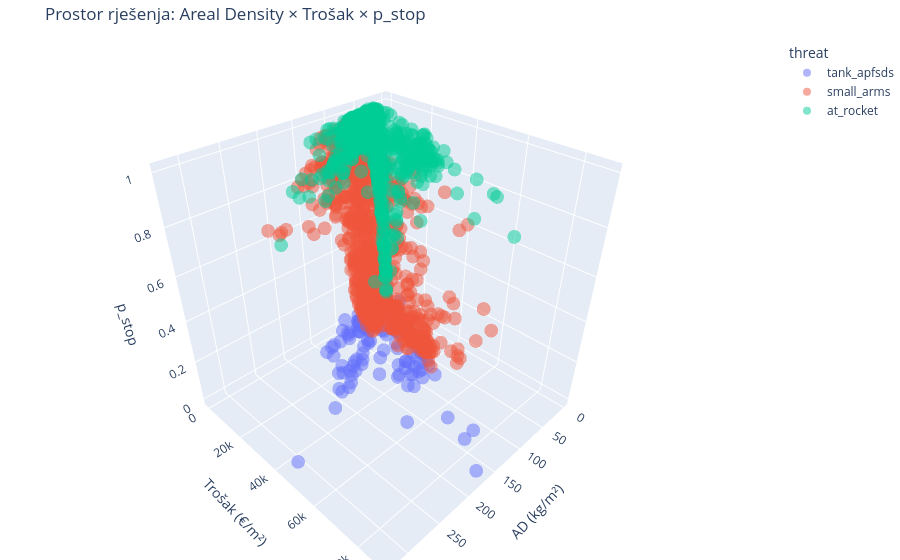

Notebook code for this chart:
### Code cell
# ── 3D scatter: AD × cost × p_stop (bojena po prijetnji) ─────────
fig = px.scatter_3d(
    df.sample(2000, random_state=42),
    x="areal_density", y="cost_per_m2", z="p_stop",
    color="threat",
    opacity=0.5, size_max=4,
    title="Prostor rješenja: Areal Density × Trošak × p_stop",
    labels={"areal_density": "AD (kg/m²)", "cost_per_m2": "Trošak (€/m²)"},
)
fig.update_layout(margin=dict(l=0, r=0, b=0, t=40))
fig.show()

### Figure 1 — Plotly figure (JSON) as saved in the notebook; plotly's stock layout.template omitted (floating-point values rounded to 4 significant figures; data arrays with more than 128 entries replaced by an {"elided": "..."} marker saying what was removed)
{"data": [{"hovertemplate": "threat=tank_apfsds<br>AD (kg/m²)=%{x}<br>Trošak (€/m²)=%{y}<br>p_stop=%{z}<extra></extra>", "legendgroup": "tank_apfsds", "marker": {"color": "#636efa", "opacity": 0.5, "symbol": "circle"}, "mode": "markers", "name": "tank_apfsds", "scene": "scene", "showlegend": true, "type": "scatter3d", "x": {"elided": "193 float values"}, "y": {"elided": "193 float values"}, "z": {"elided": "193 float values"}}, {"hovertemplate": "threat=small_arms<br>AD (kg/m²)=%{x}<br>Trošak (€/m²)=%{y}<br>p_stop=%{z}<extra></extra>", "legendgroup": "small_arms", "marker": {"color": "#EF553B", "opacity": 0.5, "symbol": "circle"}, "mode": "markers", "name": "small_arms", "scene": "scene", "showlegend": true, "type": "scatter3d", "x": {"elided": "1189 float values"}, "y": {"elided": "1189 float values"}, "z": {"elided": "1189 float values"}}, {"hovertemplate": "threat=at_rocket<br>AD (kg/m²)=%{x}<br>Trošak (€/m²)=%{y}<br>p_stop=%{z}<extra></extra>", "legendgroup": "at_rocket", "marker": {"color": "#00cc96", "opacity": 0.5, "symbol": "circle"}, "mode": "markers", "name": "at_rocket", "scene": "scene", "showlegend": true, "type": "scatter3d", "x": {"elided": "618 float values"}, "y": {"elided": "618 float values"}, "z": {"elided": "618 float values"}}], "layout": {"legend": {"title": {"text": "threat"}, "tracegroupgap": 0}, "margin": {"b": 0, "l": 0, "r": 0, "t": 40}, "scene": {"domain": {"x": [0, 1], "y": [0, 1]}, "xaxis": {"title": {"text": "AD (kg/m²)"}}, "yaxis": {"title": {"text": "Trošak (€/m²)"}}, "zaxis": {"title": {"text": "p_stop"}}}, "title": {"text": "Prostor rješenja: Areal Density × Trošak × p_stop"}}}
